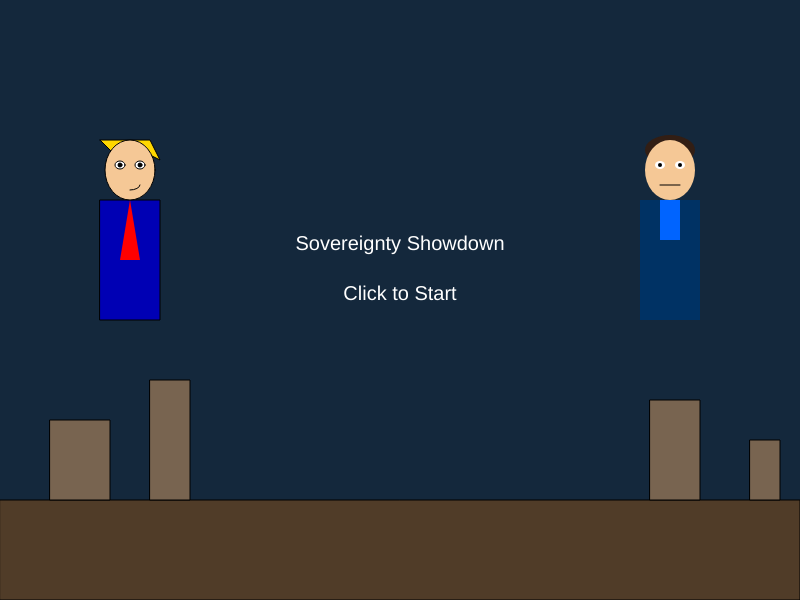
Frame 1 (no input)
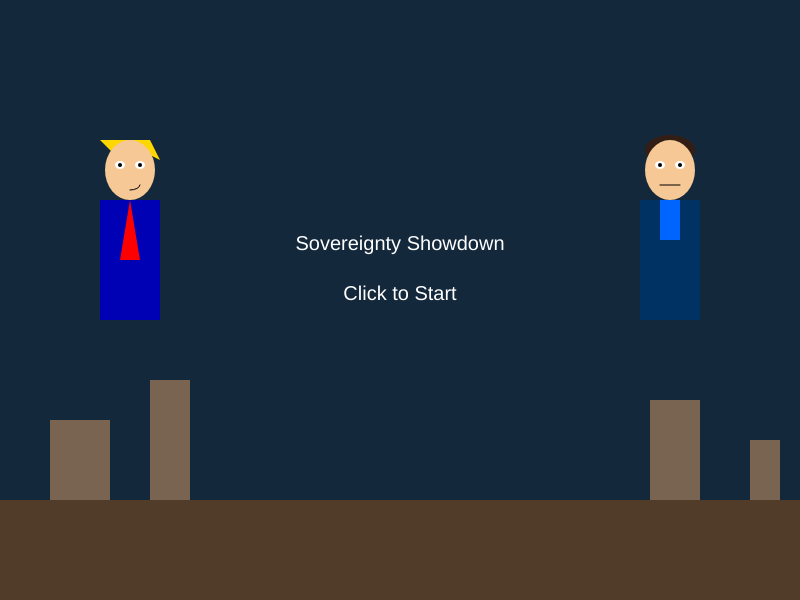
Frame 60 (no input)
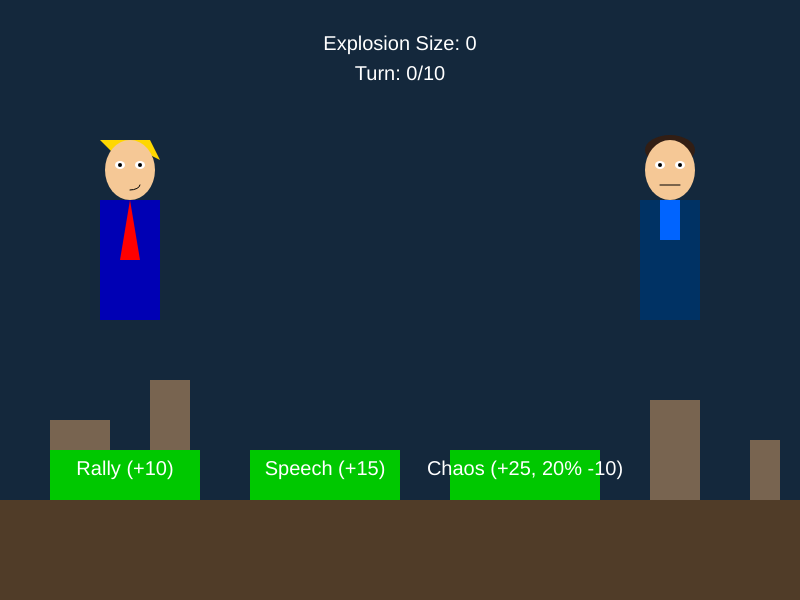
Frame 120 (the mouse pressed at the canvas centre since frame 60)

The p5.js sketch that drew these frames (run headless with seeded random() and noise() and a simulated clock; from frame 60 on, the mouse is pressed at the canvas centre):

// p5.js sketch
// ── sketch.js
let explosionSize = 0;
let targetExplosionSize = 0;
let animationFrame = 0;
let gameState = "start";
let isPlayerTurn = true;
let turnCount = 0;
const maxTurns = 10;

function setup() {
  createCanvas(800, 600);
  textAlign(CENTER);
  textSize(20);
}

function draw() {
  background(20, 40, 60); // Dark blue sky
  drawBackground();
  drawTrump();
  drawMacron();
  drawExplosion();
  
  if (gameState === "start") {
    fill(255);
    text("Sovereignty Showdown", width / 2, height / 2 - 50);
    text("Click to Start", width / 2, height / 2);
    if (mouseIsPressed) {
      gameState = "playing";
    }
  } else if (gameState === "playing") {
    if (isPlayerTurn) {
      drawPlayerActions();
    } else {
      if (animationFrame === 0) {
        aiAction();
      }
      animateExplosion();
    }
    fill(255);
    text(`Explosion Size: ${floor(explosionSize)}`, width / 2, 50);
    text(`Turn: ${turnCount}/${maxTurns}`, width / 2, 80);
  } else if (gameState === "gameOver") {
    fill(255);
    if (explosionSize >= 100) {
      text("Trump Wins! Tremendous Victory!", width / 2, height / 2);
    } else if (explosionSize < 50) {
      text("Macron Wins! Liberté Triumphs!", width / 2, height / 2);
    } else {
      text("Stalemate! The World Watches.", width / 2, height / 2);
    }
    text("Click to Restart", width / 2, height / 2 + 50);
    if (mouseIsPressed) {
      resetGame();
    }
  }
}

/** Draws the background with a cityscape */
function drawBackground() {
  // Ground
  fill(80, 60, 40);
  rect(0, height - 100, width, 100);
  // Buildings
  fill(120, 100, 80);
  rect(50, height - 180, 60, 80);
  rect(150, height - 220, 40, 120);
  rect(650, height - 200, 50, 100);
  rect(750, height - 160, 30, 60);
}

/** Draws Trump with custom sprite */
function drawTrump() {
  // Hair (golden swoop)
  fill(255, 215, 0);
  beginShape();
  vertex(100, 140);
  vertex(150, 140);
  vertex(160, 160);
  vertex(140, 150);
  vertex(120, 160);
  endShape(CLOSE);
  // Body (suit)
  fill(0, 0, 180);
  rect(100, 200, 60, 120);
  // Head
  fill(245, 200, 150);
  ellipse(130, 170, 50, 60);
  // Eyes
  fill(255);
  ellipse(120, 165, 10, 8);
  ellipse(140, 165, 10, 8);
  fill(0);
  ellipse(120, 165, 4, 4);
  ellipse(140, 165, 4, 4);
  // Mouth (confident smirk)
  noFill();
  stroke(0);
  arc(130, 185, 20, 10, 0, PI / 2);
  noStroke();
  // Tie (long red tie)
  fill(255, 0, 0);
  beginShape();
  vertex(130, 200);
  vertex(120, 260);
  vertex(140, 260);
  endShape(CLOSE);
}

/** Draws Macron with custom sprite */
function drawMacron() {
  // Hair (neat and dark)
  fill(50, 30, 20);
  ellipse(width - 130, 150, 50, 30);
  // Body (suit)
  fill(0, 50, 100);
  rect(width - 160, 200, 60, 120);
  // Head
  fill(245, 200, 150);
  ellipse(width - 130, 170, 50, 60);
  // Eyes
  fill(255);
  ellipse(width - 140, 165, 10, 8);
  ellipse(width - 120, 165, 10, 8);
  fill(0);
  ellipse(width - 140, 165, 4, 4);
  ellipse(width - 120, 165, 4, 4);
  // Mouth (calm line)
  stroke(0);
  line(width - 140, 185, width - 120, 185);
  noStroke();
  // Tie (blue and short)
  fill(0, 100, 255);
  rect(width - 140, 200, 20, 40);
}

/** Draws the explosion with dynamic size */
function drawExplosion() {
  let radius = map(explosionSize, 0, 100, 0, 200);
  for (let i = 5; i > 0; i--) {
    fill(255, 150 - i * 30, 0, 100 - i * 20);
    ellipse(width / 2, height / 2, radius * i / 5, radius * i / 5);
  }
}

/** Displays player action buttons */
function drawPlayerActions() {
  fill(0, 200, 0);
  rect(50, height - 150, 150, 50);
  rect(250, height - 150, 150, 50);
  rect(450, height - 150, 150, 50);
  fill(255);
  text("Rally (+10)", 125, height - 125);
  text("Speech (+15)", 325, height - 125);
  text("Chaos (+25, 20% -10)", 525, height - 125);
}

/** Handles mouse clicks for player actions */
function mousePressed() {
  if (gameState === "playing" && isPlayerTurn) {
    if (mouseY > height - 150 && mouseY < height - 100) {
      if (mouseX > 50 && mouseX < 200) {
        playerAction("rally");
      } else if (mouseX > 250 && mouseX < 400) {
        playerAction("speech");
      } else if (mouseX > 450 && mouseX < 600) {
        playerAction("chaos");
      }
    }
  }
}

/** Processes player's chosen action */
function playerAction(action) {
  let change = 0;
  if (action === "rally") {
    change = 10;
  } else if (action === "speech") {
    change = 15;
  } else if (action === "chaos") {
    change = random() < 0.2 ? -10 : 25;
  }
  targetExplosionSize += change;
  targetExplosionSize = constrain(targetExplosionSize, 0, 200);
  animationFrame = 30;
  isPlayerTurn = false;
  turnCount++;
  checkGameOver();
}

/** AI decides Macron's action */
function aiAction() {
  let action = explosionSize < 40 ? "talks" : explosionSize < 60 ? "peace" : "sanctions";
  if (random() < 0.2) {
    action = ["talks", "peace", "sanctions"][floor(random(3))];
  }
  let change = 0;
  if (action === "talks") {
    change = -5;
  } else if (action === "peace") {
    change = -10;
  } else if (action === "sanctions") {
    change = random() < 0.1 ? 10 : -20;
  }
  targetExplosionSize += change;
  targetExplosionSize = constrain(targetExplosionSize, 0, 200);
  animationFrame = 30;
  isPlayerTurn = true;
  turnCount++;
  checkGameOver();
}

/** Animates the explosion size transition */
function animateExplosion() {
  if (animationFrame > 0) {
    explosionSize = lerp(explosionSize, targetExplosionSize, 0.1);
    animationFrame--;
  } else {
    explosionSize = targetExplosionSize;
  }
}

/** Checks if the game should end */
function checkGameOver() {
  if (turnCount >= maxTurns || explosionSize >= 100 || explosionSize < 50) {
    gameState = "gameOver";
  }
}

/** Resets the game to initial state */
function resetGame() {
  explosionSize = 0;
  targetExplosionSize = 0;
  animationFrame = 0;
  gameState = "start";
  isPlayerTurn = true;
  turnCount = 0;
}
